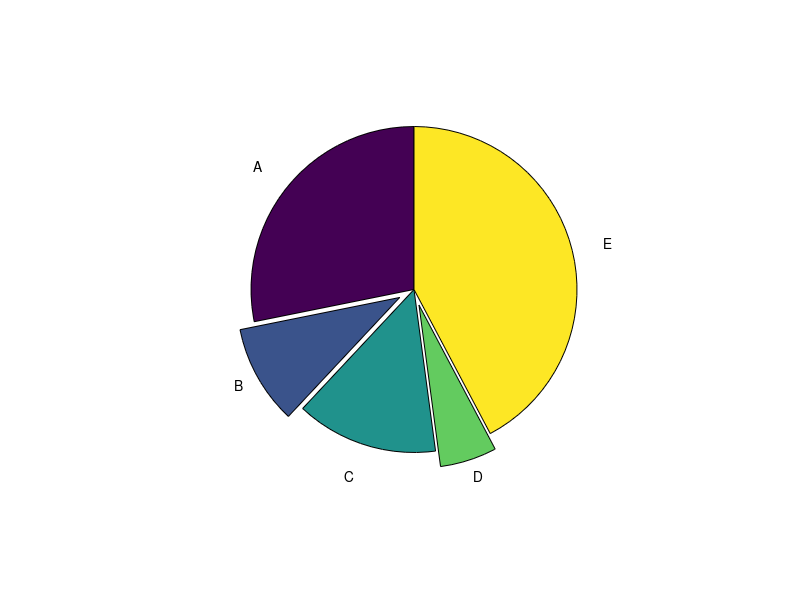

Here is the MATLAB script that generated this plot:
#!/usr/bin/octave -q

% piechart.m
% Date  : 16 September 2017
% Author: Ankit Pati

names = {'A', 'B', 'C', 'D', 'E'};
marks = [ 20,   7,  10,   4,  30];
expld = [  0,   1,   0,   1,   0];

pie(marks, names, expld);

drawnow();
input('Press enter key to terminate...');

% end of piechart.m
